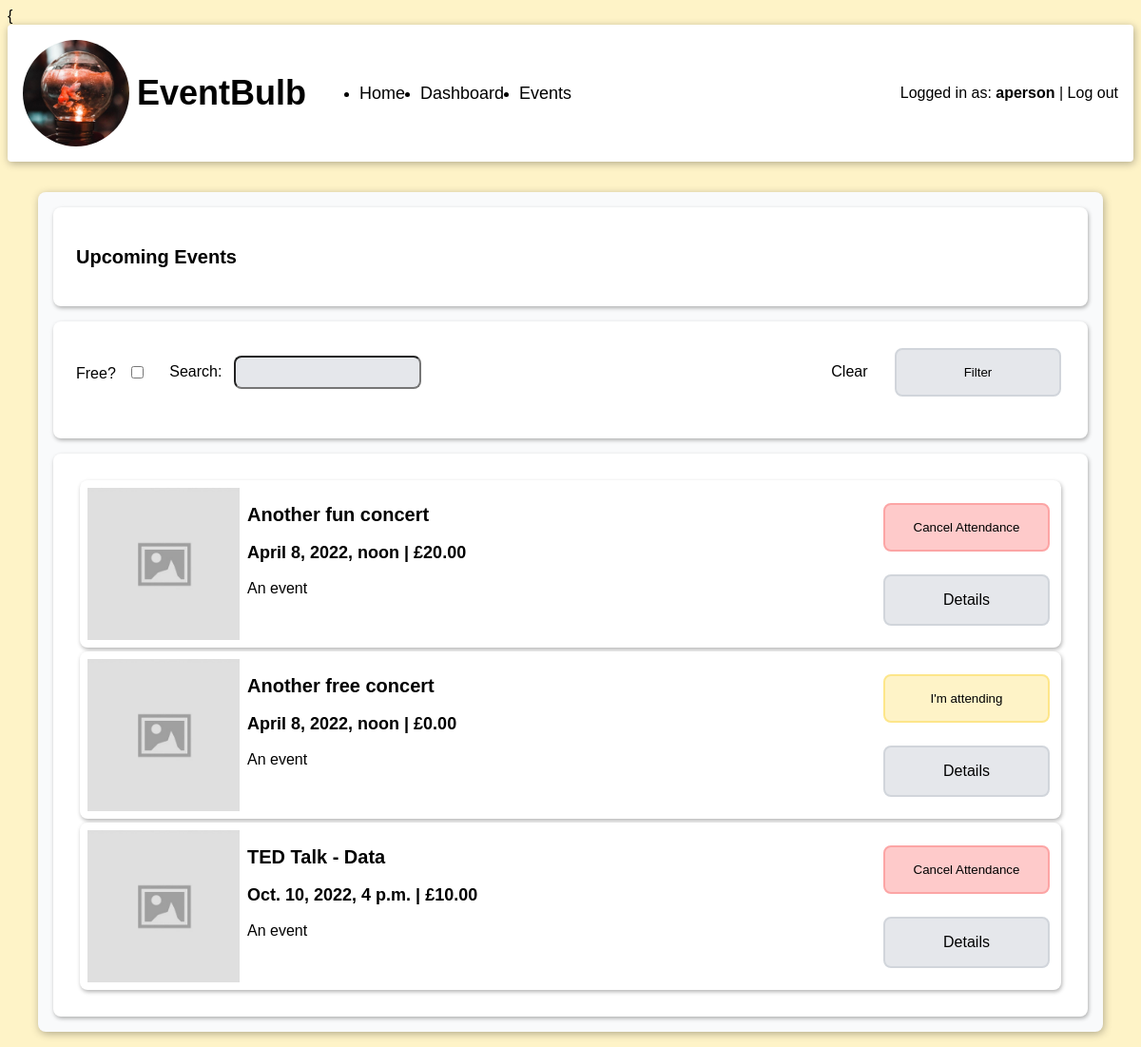
Screenshot of /events/ (signed in) with the database file from the repository.
### events/models.py (models this page shows)
class Event(models.Model):
    title = models.CharField(max_length=255)
    datetime = models.DateTimeField(auto_now=False, auto_now_add=False)
    description = models.TextField()
    cost = models.DecimalField(max_digits=6, decimal_places=2)

### events/views.py (the view)
# urls.py: path('', views.list, name="events_list"),
def list(request):
    today = datetime.today()
    filter_map = {
        'title': 'title__icontains',
        'is_free': 'cost__exact',
    }
    filters = {}
    for key, value in request.GET.items():
        filter_key = filter_map[key]
        if value:
            filters[filter_key] = value
    events = Event.objects.filter(datetime__gte=today).filter(**filters).order_by('datetime')
    return render(request, 'events/list.html', {'events': events})

### events/templatetags/event_filters.py (called while the page is built)
@register.filter
def is_attending(user, event):
        return user.profile.attending.filter(id=event.id).exists()

### templates/events/list.html
{{% extends 'base.html' %}
{% load static %}
{% block content %}
  <main>
    <section id="event-list" class="card-background">
      <section class="card">
        <h2>Upcoming Events</h2>
      </section>
      <section class="card">
        {% include 'partials/_filter_form.html' %}
      </section>
      {% include 'partials/_events_list.html' with events=events %}
    </section>
  </main>
{% endblock %}

### templates/base.html (shortened to what this page needs)
{% load static %}
<!DOCTYPE html>
<html lang="en">
<head>
    <link rel="stylesheet" href="{% static 'css/style.css' %}">
</head>
<body>
<header class="navbar">
    <section>
      <img class="logo" src="{% static 'images/logo.jpg' %}" alt="EventBulb Logo">
      <h1 class="site-heading">EventBulb</h1>
      <nav>
        <ul>
          <li>
            <a href="{% url 'information_home' %}">Home</a>
          </li>
          {% if user.is_authenticated %}
          <li >
            <a href="{% url 'user_dashboard' %}">Dashboard</a>
          </li>
          {% endif %}
          <li>
            <a href="{% url 'events_list' %}">Events</a>
          </li>
        </ul>
      </nav>
    </section>
    <nav class="auth-nav">
      {% if user.is_authenticated %}
        <span>Logged in as: <span class="logged-in-username">{{ user.username }}</span></span>
        <span> | </span>
        <a href="{% url 'accounts_logout' %}">Log out</a>
      {% else %}
        <a href="{% url 'accounts_login' %}">Log In</a>
        <span> | </span>
        <a href="{% url 'accounts_register' %}">Register</a>
      {% endif %}
    </nav>
  </header>
{% block content %}
{% endblock content %}
</body>
</html>

### templates/partials/_events_list.html (shortened to what this page needs)
{% load event_filters %}
{% load static %}
<ul class="card">
    {% for event in events %}
    <li class="card event">
    <img class="event-image" src="{% static 'images/image_placeholder.jpg' %}" alt="">
    <div class="event-info">
      <h2>{{event.title}}</h2>
      <h3>{{event.datetime}} | £{{event.cost}}</h3>
      <p>{{event.description}}</p>
    </div>
    <div class="event-controls">
      {% if user.is_authenticated %}
        {% if user|is_attending:event %}
          <form action="{% url 'events_remove_attending' event.id %}" method="post">
            <button type="submit" class="button red">Cancel Attendance</button>
          </form>
        {% else %}
          <form action="{% url 'events_add_attending' event.id %}" method="post">
            <button type="submit" class="button yellow">I'm attending</button>
          </form>
        {% endif %}
      {% endif %}
      <a href="{% url 'events_details' event.id %}" class="button gray">Details</a>
    </div>
    </li>
  {% endfor %}
</ul>

### static/css/style.css (style rules this page uses)
:root { --shadow: 1px 2px 8px rgba(0,0,0,0.3); --shadow-small: 1px 2px 4px rgba(0,0,0,0.3); --yellow : #FEF3C7; --yellow-accent: #FDE68A; --gray: #E5E7EB; --gray-accent: #D1D5DB; --gray-light: #F9FAFB; --red: #FECACA; --red-accent: #FCA5A5; }
body { background-color: var(--yellow); display: flex; flex-direction: column; height: 100vh; font-family: 'Montserrat', Helvetica, Arial, sans-serif; }
a { color: inherit; text-decoration: inherit; }
h2 { font-size: 1.25rem; }
h3 { font-size: 1.125rem; }
.navbar { display: grid; grid-template-columns: 1fr 1fr; align-items: center; background-color: white; border-radius: 0.25rem; padding: 1rem; box-shadow: var(--shadow) }
.navbar > section { display: flex; align-items: center; }
.navbar .logo { margin-right: 0.5rem; height: 7rem; width: 7rem; object-fit: cover; border-radius: 100%; }
.site-heading { font-size: 1.5rem; }
.navbar .site-heading { font-size: 2.25rem; margin-right: 1rem; }
.navbar > .auth-nav { justify-self: flex-end; }
.navbar nav > ul { display: flex; align-items: center; }
.navbar nav > ul > li { margin-right: 1rem; }
.navbar nav > ul > li > a, .navbar nav > ul > li > span { font-size: 1.125rem; }
.logged-in-username { font-weight: bold; }
main { margin: 1rem; padding: 1rem; display: grid; gap: 1rem; flex-grow: 1; flex-shrink: 1; }
.card-background { background-color: var(--gray-light); padding: 0.5rem; box-shadow: var(--shadow); border-radius: 0.5rem; display: flex; flex-direction: column; }
.card { margin: 0.5rem; padding: 1.5rem; background-color: white; border-radius: 0.5rem; box-shadow: var(--shadow-small) }
.button { padding: 1rem; border-radius: 0.5rem; min-width: 175px; margin: 0.25rem; box-sizing: border-box; transition: background-color 150ms; text-align: center; cursor: pointer; }
.button.gray { background-color: var(--gray); border: 2px solid var(--gray-accent); }
.button.red { background-color: var(--red); border: 2px solid var(--red-accent); }
.button.yellow { background-color: var(--yellow); border: 2px solid var(--yellow-accent); }
.card.event { margin: 0.25rem; padding: 0.5rem; background-color: white; border-radius: 0.5rem; box-shadow: var(--shadow-small); display: flex; align-items: start; }
.event-image { background-color: var(--gray); object-fit: cover; width: 10rem; height: 10rem; margin-right: 0.5rem; }
.event > .event-info { flex-grow: 1; }
.event > .event-controls { flex-shrink: 1; align-self: center; justify-self: center; display: flex; flex-direction: column; }

### rows the page displays
Event: title "Another fun concert", datetime "April 8, 2022, noon", cost "20.00", description "An event", shows "Cancel Attendance"
Event: title "Another free concert", datetime "April 8, 2022, noon", cost "0.00", description "An event", shows "I'm attending"
Event: title "TED Talk - Data", datetime "Oct. 10, 2022, 4 p.m.", cost "10.00", description "An event", shows "Cancel Attendance"

### other values shown
{{ user.username }} "aperson"
